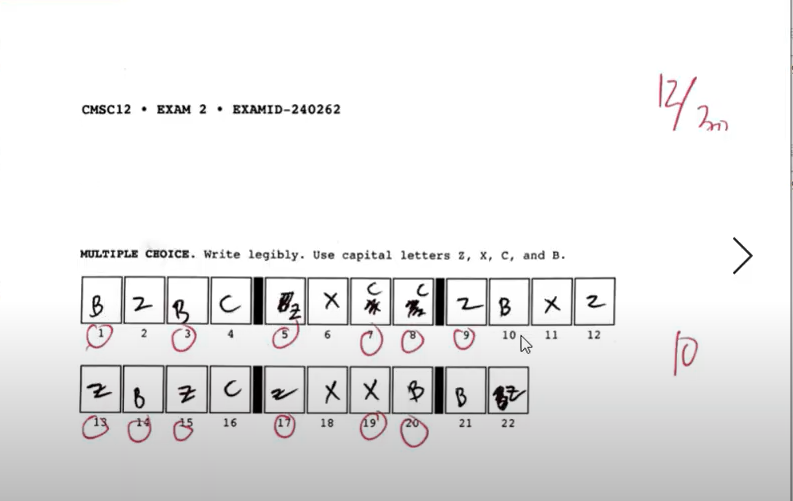
#> input picture test_image/001.png, 793 x 501 px
$ python mark.py
#> lines starting #> are read from the running program, lines starting #| are printed output that depends on the picture
from PIL import Image, ImageDraw, ImageFont

image = Image.open('./test_image/001.png')
#> image is the input picture: PIL image 793x501 RGBA; mean R, G, B, A 233, 232.5, 232.6, 255
font_type = ImageFont.truetype(r'./front/ArialCE.ttf',18)
font_type_2 = ImageFont.truetype(r'./front/ArialCEBold.ttf',20)
font_type_3 = ImageFont.truetype(r'./front/ArialCEBoldItalic.ttf', 24)
# drawing text size
draw = ImageDraw.Draw(image)
draw.text(xy=(50,50), text="Your mark is 16 on 20", fill=(255,69,0), font=font_type, align ="right")
draw.text(xy=(0,0), text="Your wrong reponse is at the line ", fill=(255, 69,0), font=font_type_2)
draw.text(xy=(100, 100), text="From the rest is cool", fill=(255,69,0), font=font_type_3)
image.show()
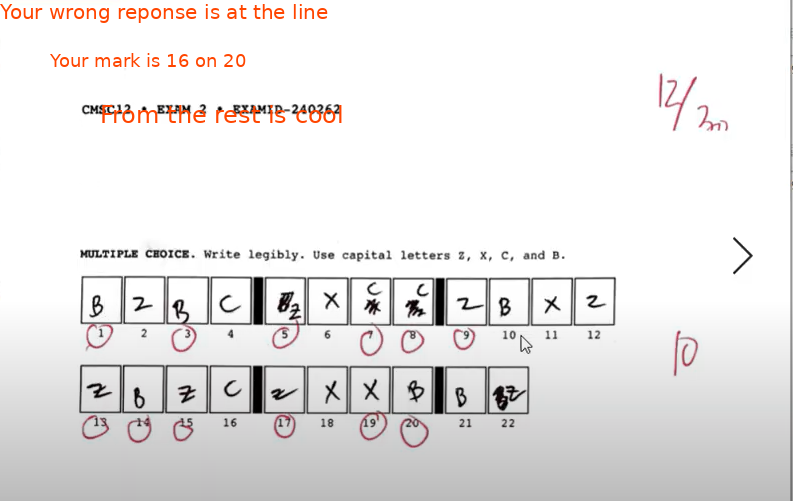
#> shown: PIL image 793x501 RGBA; mean R, G, B, A 233.1, 231.2, 230.8, 255

$ run again, with test_image/002.png copied over test_image/001.png
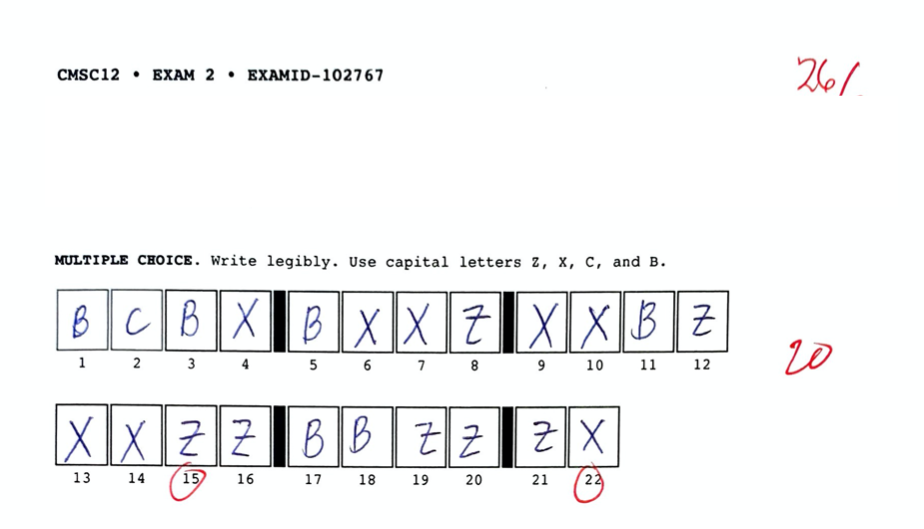
#> input picture test_image/002.png, 924 x 529 px
#> image is the input picture: PIL image 924x529 RGBA; mean R, G, B, A 244.5, 244.9, 245.5, 255
#> `image.show()`:
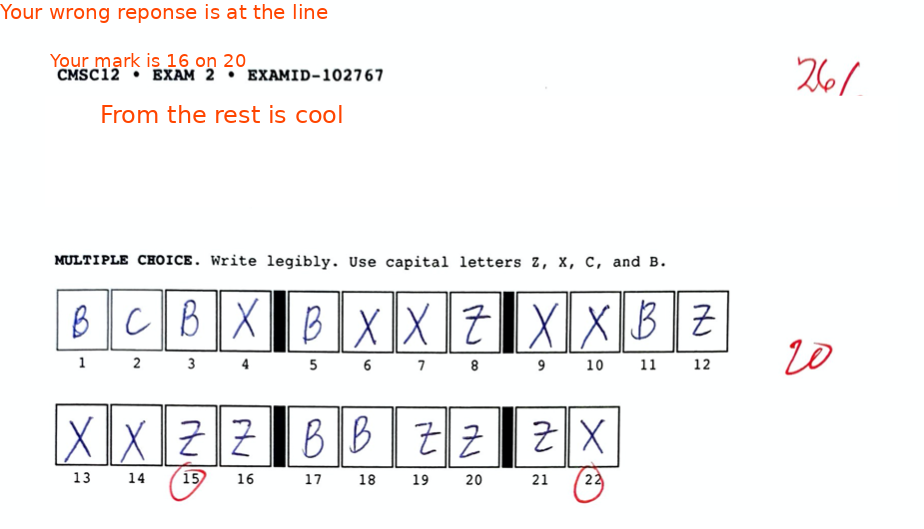
#> shown: PIL image 924x529 RGBA; mean R, G, B, A 244.5, 243.7, 243.9, 255

$ run again, with test_image/003.png copied over test_image/001.png
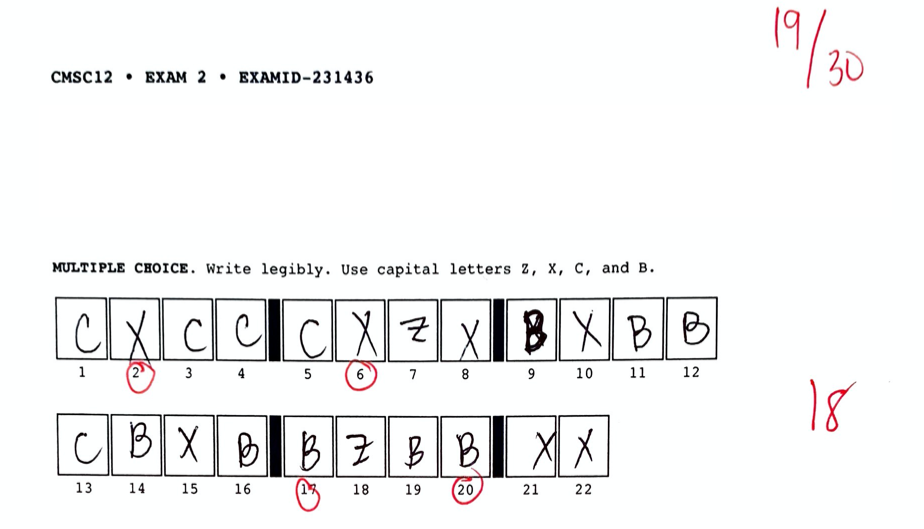
#> input picture test_image/003.png, 924 x 529 px
#> image is the input picture: PIL image 924x529 RGBA; mean R, G, B, A 243.9, 243.9, 244.1, 255
#> `image.show()`:
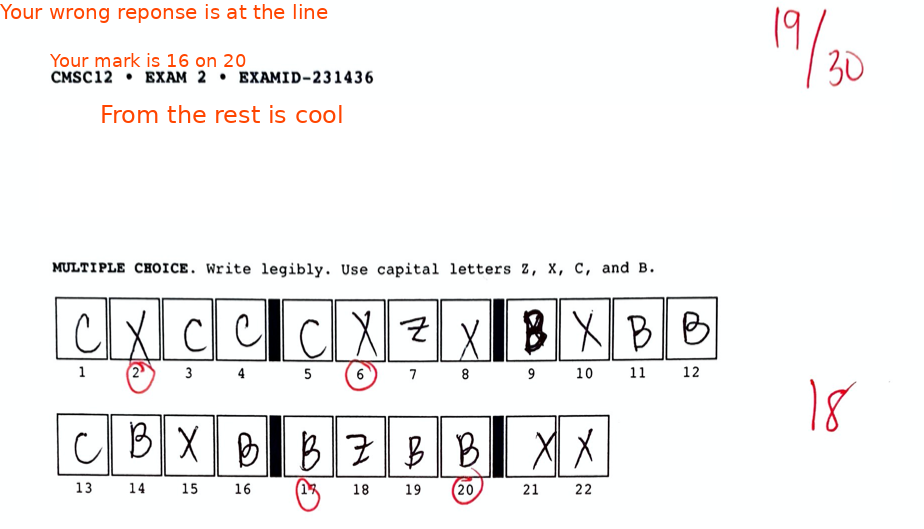
#> shown: PIL image 924x529 RGBA; mean R, G, B, A 243.9, 242.7, 242.5, 255

$ run again, with test_image/004.png copied over test_image/001.png
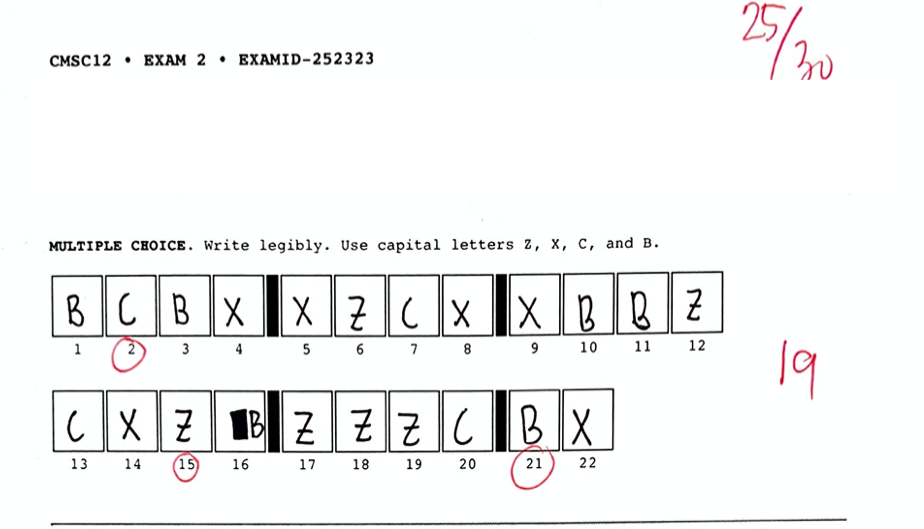
#> input picture test_image/004.png, 924 x 529 px
#> image is the input picture: PIL image 924x529 RGBA; mean R, G, B, A 243.4, 243.5, 243.7, 255
#> `image.show()`:
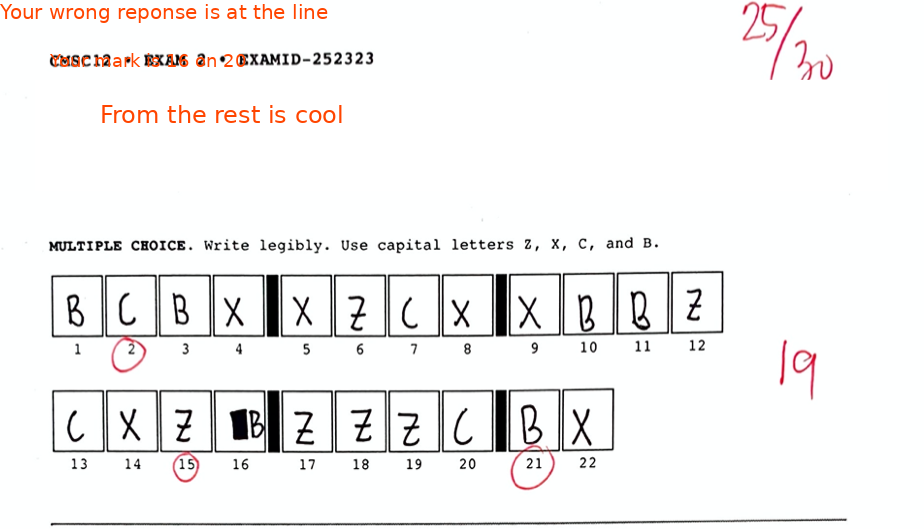
#> shown: PIL image 924x529 RGBA; mean R, G, B, A 243.5, 242.5, 242.2, 255
